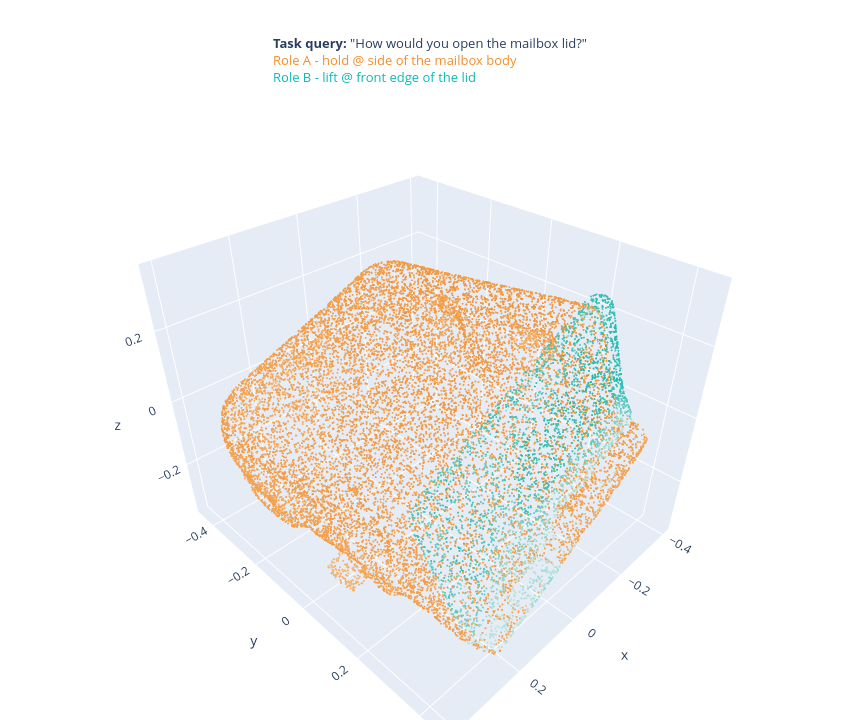

The notebook cell saved with this chart:
### Code cell
# --- bimanual color scheme: role A = orange, role B = tiffany green ---
ORANGE,  TIFFANY  = "#F28E2B", "#0ABAB5"                # solid hues for the labels
ORANGE_SCALE  = [[0.0, "#FBDDB6"], [1.0, ORANGE]]       # light tint -> orange   (role A)
TIFFANY_SCALE = [[0.0, "#BFE9E6"], [1.0, TIFFANY]]      # light tint -> tiffany  (role B)

def two_role_fig(xyz, sA, sB, labelA, labelB, task_query, thr=0.15):
    s = slice(None, None, max(1, len(xyz)//60000))
    fig = go.Figure()
    fig.add_trace(go.Scatter3d(x=xyz[s,0],y=xyz[s,1],z=xyz[s,2],mode="markers",
        marker=dict(size=1.2,color="lightgrey",opacity=0.25),name="object",hoverinfo="skip"))
    for sc, name, scale in [(sA,labelA,ORANGE_SCALE),(sB,labelB,TIFFANY_SCALE)]:
        m = sc[s] > thr
        fig.add_trace(go.Scatter3d(x=xyz[s][m,0],y=xyz[s][m,1],z=xyz[s][m,2],mode="markers",
            marker=dict(size=1.2,color=sc[s][m],colorscale=scale,cmin=thr,
                        cmax=max(thr+0.05,float(sc.max())),opacity=0.9),name=name))

    # title as a centered block with left-aligned lines (annotation: xanchor center -> block is centered,
    # align left -> lines sit flush-left under each other): task query (neutral) + each role tag, colored
    title = (f'<b>Task query:</b> "{task_query}"<br>'
             + f"<span style='color:{ORANGE}'>Role A - {labelA}</span><br>"
             + f"<span style='color:{TIFFANY}'>Role B - {labelB}</span>")
    fig.add_annotation(text=title, xref="paper", yref="paper",
                       x=0.5, xanchor="center", y=1.02, yanchor="bottom",
                       align="left", showarrow=False, font=dict(size=13))

    fig.update_layout(
        width=860, height=720, scene=dict(aspectmode="data"),
        margin=dict(l=0, r=0, t=100, b=0), showlegend=False)
    return fig

two_role_fig(xyz, scoreA, scoreB,
             f"{roleA['role']} @ {roleA['contact_region']}",
             f"{roleB['role']} @ {roleB['contact_region']}",
             query["query"]).show()

### Figure 1 — Plotly figure (JSON) as saved in the notebook; plotly's stock layout.template omitted (floating-point values rounded to 4 significant figures; data arrays with more than 128 entries replaced by an {"elided": "..."} marker saying what was removed)
{"data": [{"hoverinfo": "skip", "marker": {"color": "lightgrey", "opacity": 0.25, "size": 1.2}, "mode": "markers", "name": "object", "type": "scatter3d", "x": {"elided": "16384 float values"}, "y": {"elided": "16384 float values"}, "z": {"elided": "16384 float values"}}, {"marker": {"cmax": 0.9987, "cmin": 0.15, "color": {"elided": "16384 float values"}, "colorscale": [[0, "#FBDDB6"], [1, "#F28E2B"]], "opacity": 0.9, "size": 1.2}, "mode": "markers", "name": "hold @ side of the mailbox body", "type": "scatter3d", "x": {"elided": "16384 float values"}, "y": {"elided": "16384 float values"}, "z": {"elided": "16384 float values"}}, {"marker": {"cmax": 0.9984, "cmin": 0.15, "color": {"elided": "2851 float values"}, "colorscale": [[0, "#BFE9E6"], [1, "#0ABAB5"]], "opacity": 0.9, "size": 1.2}, "mode": "markers", "name": "lift @ front edge of the lid", "type": "scatter3d", "x": {"elided": "2851 float values"}, "y": {"elided": "2851 float values"}, "z": {"elided": "2851 float values"}}], "layout": {"annotations": [{"align": "left", "font": {"size": 13}, "showarrow": false, "text": "<b>Task query:</b> \"How would you open the mailbox lid?\"<br><span style='color:#F28E2B'>Role A - hold @ side of the mailbox body</span><br><span style='color:#0ABAB5'>Role B - lift @ front edge of the lid</span>", "x": 0.5, "xanchor": "center", "xref": "paper", "y": 1.02, "yanchor": "bottom", "yref": "paper"}], "height": 720, "margin": {"b": 0, "l": 0, "r": 0, "t": 100}, "scene": {"aspectmode": "data"}, "showlegend": false, "width": 860}}
